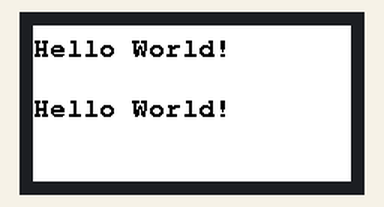
A sketch run on a simulated ESP32. Shown: 212×104 colour display. What the sketch prints to the serial monitor is not drawn.

Above: at 15.1 s.

The sketch:

ESP32-MH-ET-2-13-Demo-code.ino
```cpp
#include <GxEPD2_BW.h>
#include <GxEPD2_3C.h>
#include <Fonts/FreeSansBold12pt7b.h>
#include <Fonts/FreeMonoBold9pt7b.h>

GxEPD2_3C<GxEPD2_213c, GxEPD2_213c::HEIGHT> display(GxEPD2_213c(/*CS=5*/ SS, /*DC=*/ 22, /*RST=*/ 21, /*BUSY=*/ 4));
// For black and white. Remember to change the _YELLOW colour
//GxEPD2_BW<GxEPD2_213_flex, GxEPD2_213_flex::HEIGHT> display(GxEPD2_213_flex(/*CS=5*/ SS, /*DC=*/ 22, /*RST=*/ 21, /*BUSY=*/ 4));

void setup() {
  Serial.begin(115200);
  Serial.println("Ready to go");

  display.init();

  display.setRotation(1);
  display.setFont(&FreeMonoBold9pt7b);
  display.setTextColor(GxEPD_BLACK);

  const char HelloWorld[] = "Hello World!";

  // full window mode is the initial mode, set it anyway
  display.setFullWindow();
  display.fillScreen(GxEPD_WHITE);
  display.setCursor(0, 20);
  display.print(HelloWorld);

//  display.setTextColor(GxEPD_YELLOW);
  display.setCursor(0, 60);
  display.print(HelloWorld);
  display.display(false); // full update
}


void loop() {}
```
